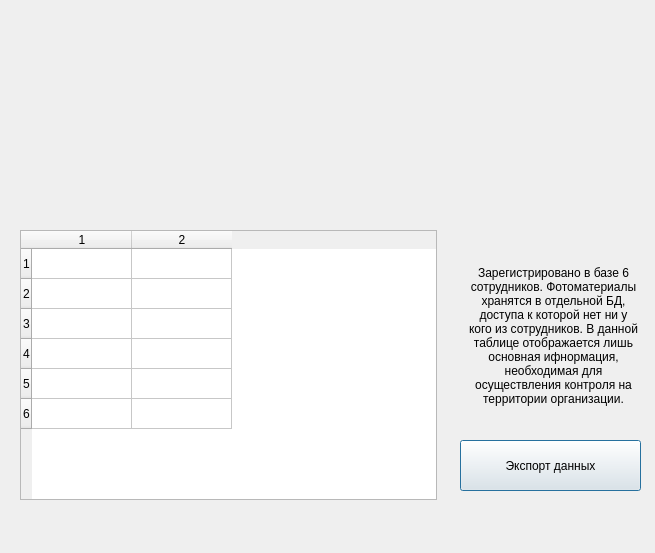
<?xml version="1.0" encoding="UTF-8"?>
<ui version="4.0">
 <class>Dialog</class>
 <widget class="QDialog" name="Dialog">
  <property name="geometry">
   <rect>
    <x>0</x>
    <y>0</y>
    <width>655</width>
    <height>553</height>
   </rect>
  </property>
  <property name="windowTitle">
   <string>Dialog</string>
  </property>
  <widget class="QTableWidget" name="tableOfWorkers">
   <property name="geometry">
    <rect>
     <x>20</x>
     <y>230</y>
     <width>417</width>
     <height>270</height>
    </rect>
   </property>
   <property name="rowCount">
    <number>6</number>
   </property>
   <property name="columnCount">
    <number>2</number>
   </property>
   <row/>
   <row/>
   <row/>
   <row/>
   <row/>
   <row/>
   <column/>
   <column/>
  </widget>
  <widget class="QLabel" name="label">
   <property name="geometry">
    <rect>
     <x>0</x>
     <y>30</y>
     <width>661</width>
     <height>141</height>
    </rect>
   </property>
   <property name="text">
    <string/>
   </property>
   <property name="pixmap">
    <pixmap>../Face-Recogntion-PyQt-master/Face_Detection_PyQt_Final/background_logo.png</pixmap>
   </property>
   <property name="scaledContents">
    <bool>true</bool>
   </property>
  </widget>
  <widget class="QPushButton" name="pushButton">
   <property name="geometry">
    <rect>
     <x>460</x>
     <y>440</y>
     <width>181</width>
     <height>51</height>
    </rect>
   </property>
   <property name="text">
    <string>Экспорт данных</string>
   </property>
  </widget>
  <widget class="QLabel" name="label_2">
   <property name="geometry">
    <rect>
     <x>468</x>
     <y>250</y>
     <width>171</width>
     <height>171</height>
    </rect>
   </property>
   <property name="layoutDirection">
    <enum>Qt::LeftToRight</enum>
   </property>
   <property name="autoFillBackground">
    <bool>false</bool>
   </property>
   <property name="text">
    <string>Зарегистрировано в базе 6 сотрудников. Фотоматериалы хранятся в отдельной БД, доступа к которой нет ни у кого из сотрудников. В данной таблице отображается лишь основная ифнормация, необходимая для осуществления контроля на территории организации.</string>
   </property>
   <property name="alignment">
    <set>Qt::AlignCenter</set>
   </property>
   <property name="wordWrap">
    <bool>true</bool>
   </property>
  </widget>
 </widget>
 <resources/>
 <connections/>
</ui>
